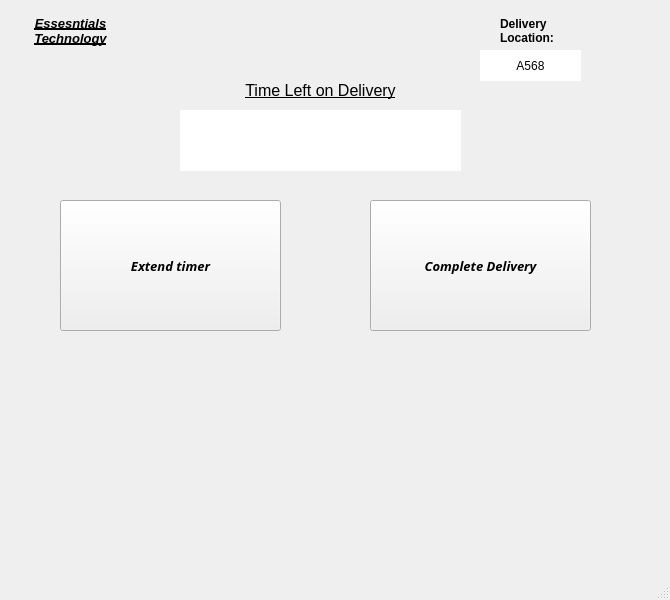
<?xml version="1.0" encoding="UTF-8"?>
<ui version="4.0">
 <class>MainWindow</class>
 <widget class="QMainWindow" name="MainWindow">
  <property name="geometry">
   <rect>
    <x>0</x>
    <y>0</y>
    <width>670</width>
    <height>600</height>
   </rect>
  </property>
  <property name="windowTitle">
   <string>MainWindow</string>
  </property>
  <widget class="QWidget" name="centralwidget">
   <widget class="QPushButton" name="extensionButton">
    <property name="geometry">
     <rect>
      <x>60</x>
      <y>200</y>
      <width>221</width>
      <height>131</height>
     </rect>
    </property>
    <property name="font">
     <font>
      <family>Segoe UI Black</family>
      <pointsize>10</pointsize>
      <weight>75</weight>
      <italic>true</italic>
      <bold>true</bold>
      <underline>false</underline>
      <strikeout>false</strikeout>
     </font>
    </property>
    <property name="text">
     <string>Extend timer</string>
    </property>
   </widget>
   <widget class="QLabel" name="timerLabel">
    <property name="geometry">
     <rect>
      <x>180</x>
      <y>110</y>
      <width>281</width>
      <height>61</height>
     </rect>
    </property>
    <property name="font">
     <font>
      <pointsize>14</pointsize>
      <weight>75</weight>
      <bold>true</bold>
     </font>
    </property>
    <property name="styleSheet">
     <string notr="true">QLabel{
background-color: rgb(255, 255, 255);
}</string>
    </property>
    <property name="text">
     <string/>
    </property>
    <property name="alignment">
     <set>Qt::AlignCenter</set>
    </property>
   </widget>
   <widget class="QPushButton" name="completionButton">
    <property name="geometry">
     <rect>
      <x>370</x>
      <y>200</y>
      <width>221</width>
      <height>131</height>
     </rect>
    </property>
    <property name="font">
     <font>
      <family>Segoe UI Black</family>
      <pointsize>10</pointsize>
      <weight>75</weight>
      <italic>true</italic>
      <bold>true</bold>
      <underline>false</underline>
      <strikeout>false</strikeout>
     </font>
    </property>
    <property name="text">
     <string>Complete Delivery</string>
    </property>
   </widget>
   <widget class="QLabel" name="teamLabel">
    <property name="geometry">
     <rect>
      <x>20</x>
      <y>10</y>
      <width>101</width>
      <height>41</height>
     </rect>
    </property>
    <property name="font">
     <font>
      <pointsize>10</pointsize>
      <weight>75</weight>
      <italic>true</italic>
      <bold>true</bold>
      <underline>true</underline>
     </font>
    </property>
    <property name="text">
     <string>Essesntials Technology</string>
    </property>
    <property name="alignment">
     <set>Qt::AlignCenter</set>
    </property>
    <property name="wordWrap">
     <bool>true</bool>
    </property>
   </widget>
   <widget class="QLabel" name="headerLabel">
    <property name="geometry">
     <rect>
      <x>230</x>
      <y>80</y>
      <width>181</width>
      <height>21</height>
     </rect>
    </property>
    <property name="font">
     <font>
      <pointsize>12</pointsize>
      <underline>true</underline>
     </font>
    </property>
    <property name="text">
     <string>Time Left on Delivery</string>
    </property>
    <property name="alignment">
     <set>Qt::AlignCenter</set>
    </property>
   </widget>
   <widget class="QLabel" name="Timelabel">
    <property name="geometry">
     <rect>
      <x>500</x>
      <y>10</y>
      <width>61</width>
      <height>41</height>
     </rect>
    </property>
    <property name="font">
     <font>
      <weight>75</weight>
      <italic>false</italic>
      <bold>true</bold>
     </font>
    </property>
    <property name="text">
     <string>Delivery Location:</string>
    </property>
    <property name="wordWrap">
     <bool>true</bool>
    </property>
   </widget>
   <widget class="QLabel" name="Deliverylabel">
    <property name="geometry">
     <rect>
      <x>480</x>
      <y>50</y>
      <width>101</width>
      <height>31</height>
     </rect>
    </property>
    <property name="autoFillBackground">
     <bool>false</bool>
    </property>
    <property name="styleSheet">
     <string notr="true">QLabel{
background-color: rgb(255, 255, 255);
}</string>
    </property>
    <property name="text">
     <string>A568</string>
    </property>
    <property name="alignment">
     <set>Qt::AlignCenter</set>
    </property>
   </widget>
  </widget>
  <widget class="QMenuBar" name="menubar">
   <property name="geometry">
    <rect>
     <x>0</x>
     <y>0</y>
     <width>670</width>
     <height>21</height>
    </rect>
   </property>
  </widget>
  <widget class="QStatusBar" name="statusbar"/>
 </widget>
 <resources/>
 <connections/>
</ui>
